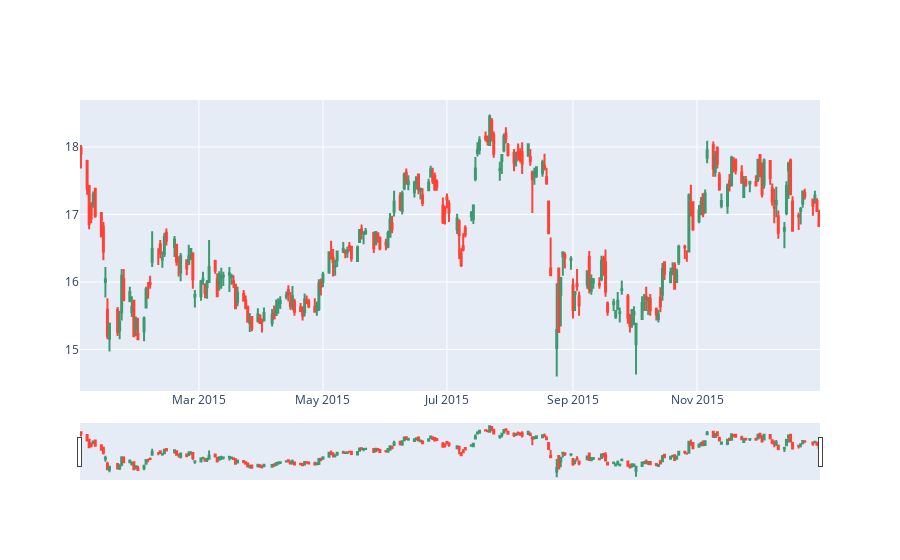

Here is the notebook cell this chart was saved with:
### Code cell
import plotly.graph_objects as go
bac15 = bank_stocks['BAC'][['Open','High','Low','Close']].loc['2015-01-01':'2016-01-01']
bac15.head()
fig = go.Figure(data=[go.Candlestick(x = bac15.index,open = bac15['Open'],high = bac15['High'],low = bac15['Low'],close = bac15['Close'], name = 'BAC')])
fig.show()

### Figure 1 — Plotly figure (JSON) as saved in the notebook; plotly's stock layout.template omitted (floating-point values rounded to 4 significant figures; data arrays with more than 128 entries replaced by an {"elided": "..."} marker saying what was removed)
{"data": [{"close": {"elided": "252 float values"}, "high": {"elided": "252 float values"}, "low": {"elided": "252 float values"}, "name": "BAC", "open": {"elided": "252 float values"}, "type": "candlestick", "x": {"elided": "252 str values"}}], "layout": {}}
